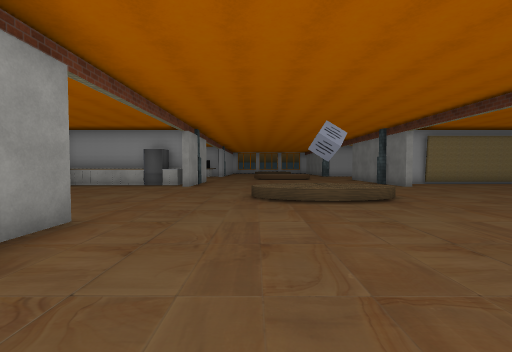
view 1 (above)

24 first-person views from a walk through a 3-D level made in the Unity game engine. The camera is 1.5 m above the floor, tilts 2° down and sees 90° across. The floor is counted in squares, 2 m on a side. Each view is taken from the middle of a square. On the plan, view 1 faces up. The plan holds only what a view shows up to about 9 squares ahead; the rest is blank. The place goes on beyond the plan. Some surface patterns are stand-ins.

view 2
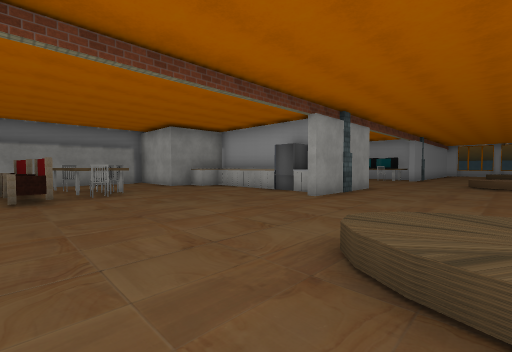

view 3
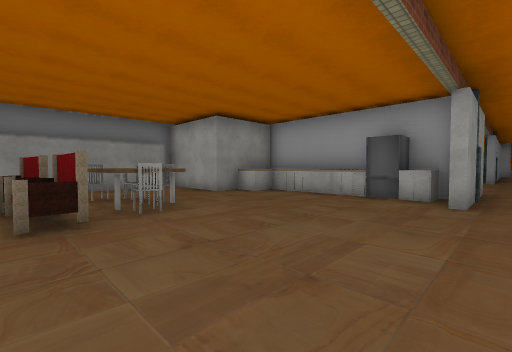

view 4
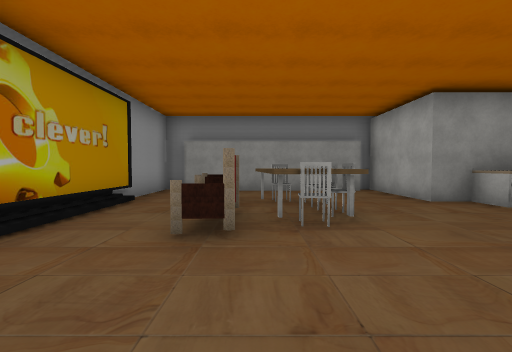

view 5
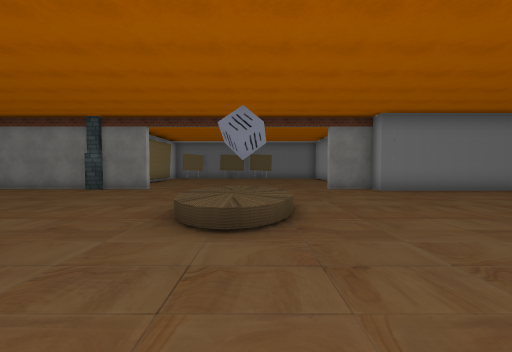

view 6
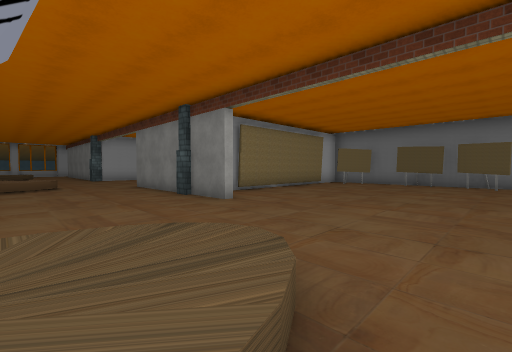

view 7
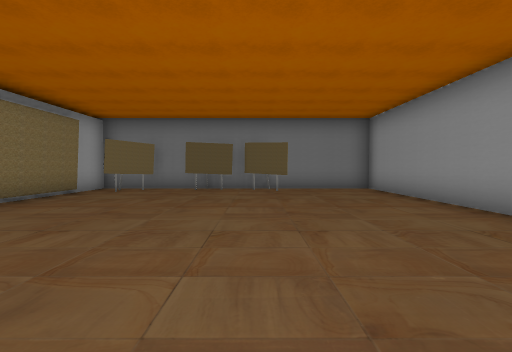

view 8
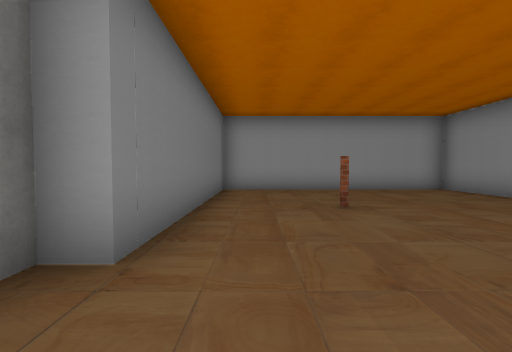

view 9
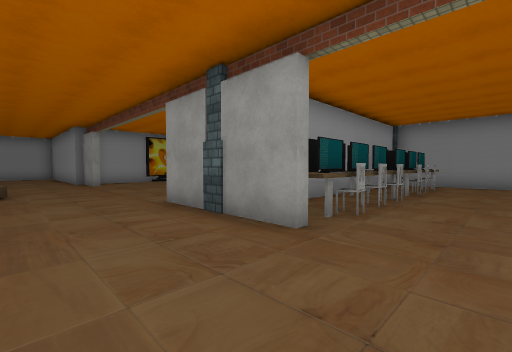

view 10
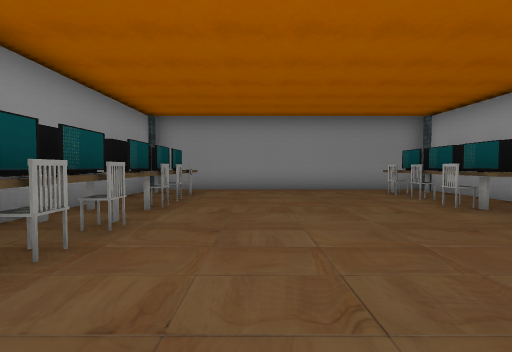

view 11
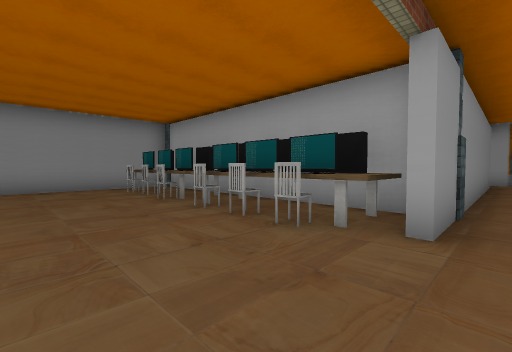

view 12
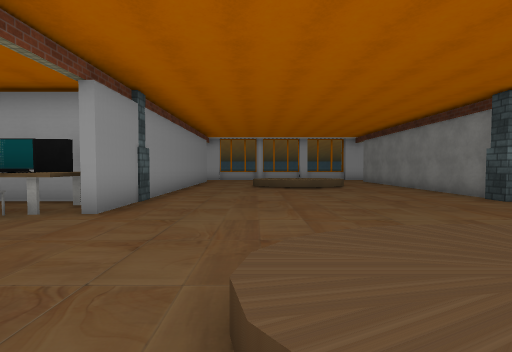

view 13
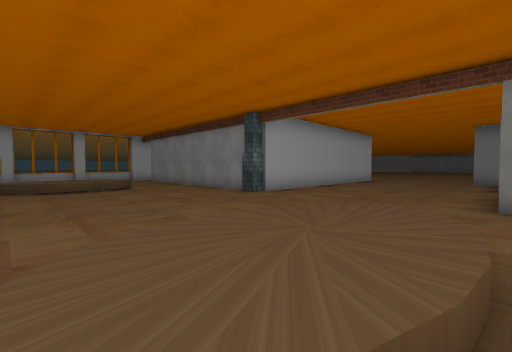

view 14
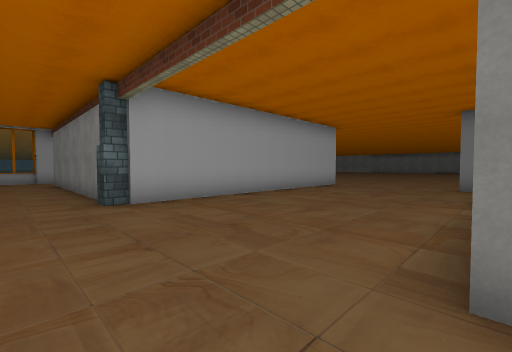

view 15
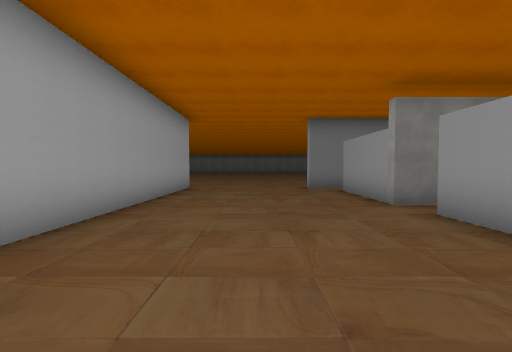

view 16
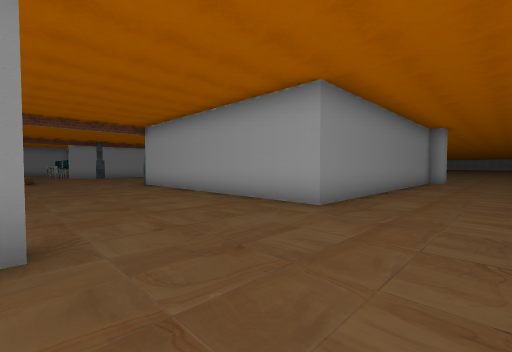

view 17
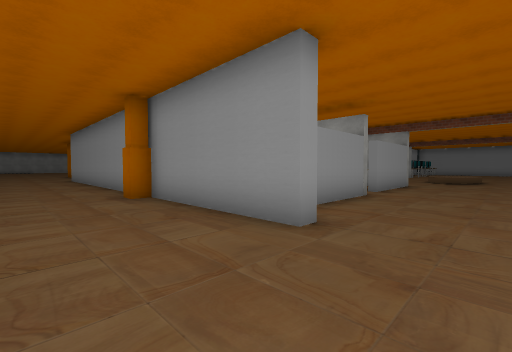

view 18
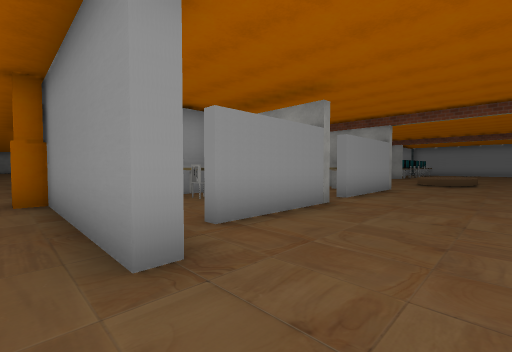

view 19
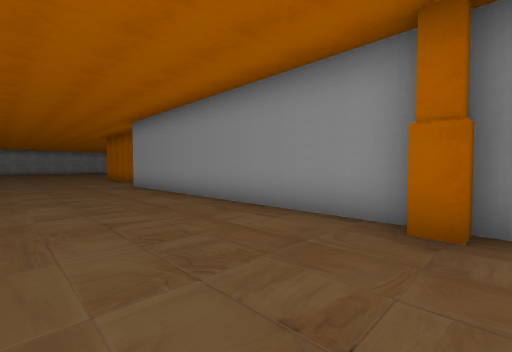

view 20
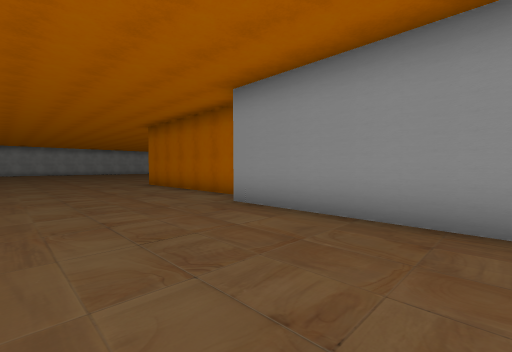

view 21
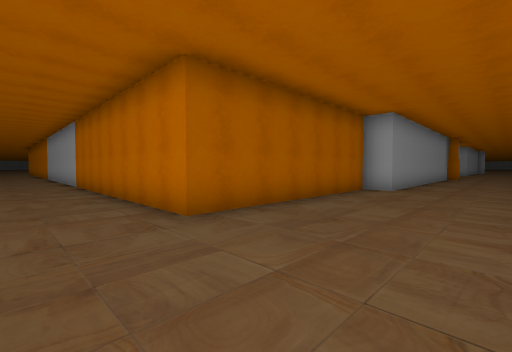

view 22
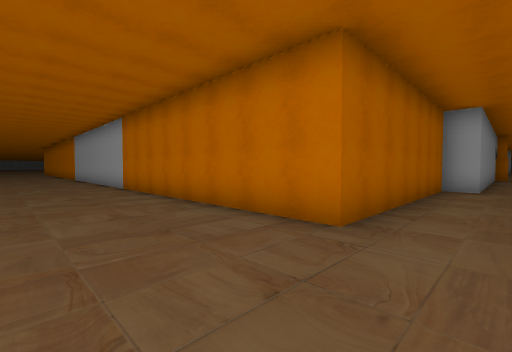

view 23
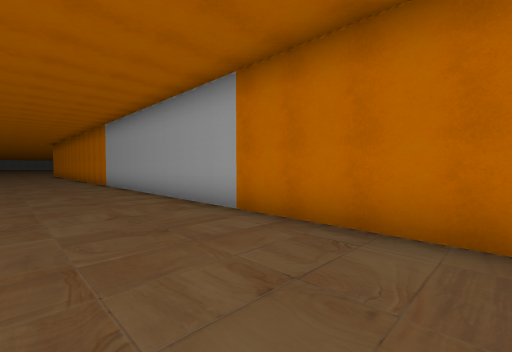

view 24
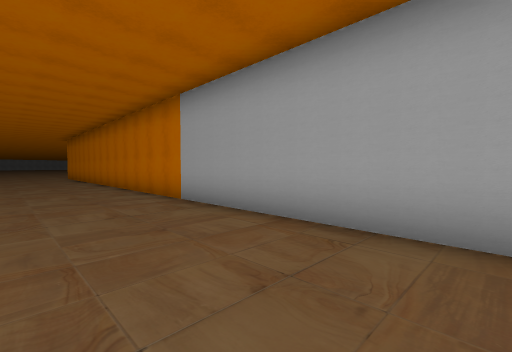

### Floor plan
Key: @ floor where view 1 was taken; # wall or solid block; x gap in a wall; . floor; ^ raised ledge; C counter; F fridge; H chair; T table; S sofa; A TV; P pillar; R orange pillar; O other object.
Columns run from 12 left of view 1 to 18 right of it. Each row starts with its distance up from view 1.
 26          #.  ^^ ..#       #...
 25          #. ^^^^..#       #...
 24          #...^^^..#       #...
 23          #........#       #...
 22          #........#       #...
 21 #O########........P########...
 20 #^^^^^^^^#....................
 19 #^  O^HOO^....................
 18 #.H.H..HH.....................
 17 #............^^...............
 16 #...........^^^^..........#...
 15 #............^^...###x###x#...
 14 #.OHH..HH.........OO. # ..#...
 13 #^   AHOO^........#    OH #...
 12 #####^####........#    O###....
 11  O #OCCCF#........#.#######R...
 10    #C...C#........#......O#....
  9 ####......................#....
  8  #.......................O#....
  7  #..........^^^^..........#....
  6  #.HHHH.....^^^^..........#....
  5  #..TSS..................O#....
  4  #.SSSS...................#....
  3 ##...... #........# ......#....
  2 #######   .......##  ######....
  1            ......#       #.....
  0             @....#       #.....
 -1            ...#..#       #.....
 -2          #.......#       #.....
 -3          #.......#       #.....
 -4          #.......#       #.....
 -5      #####################.....
 -6      ..........................
 -7     ..........................
 -8     ........................

Positions as (right, up) in squares from view 1, and headings:
1: (0, 0), facing up
2: (1, 4), facing up-left
3: (-2, 4), facing up-left
4: (-3, 5), facing left
5: (-3, 6), facing right
6: (2, 5), facing up-right
7: (5, 6), facing right
8: (4, 4), facing down
9: (0, 15), facing down-left
10: (-3, 15), facing left
11: (-2, 16), facing up-left
12: (0, 15), facing up
13: (0, 15), facing up-right
14: (4, 15), facing up-right
15: (5, 18), facing right
16: (17, 16), facing up-left
17: (17, 18), facing down-left
18: (15, 18), facing down-left
19: (18, 12), facing down-left
20: (18, 6), facing down-left
21: (17, -7), facing up-left
22: (15, -8), facing up-left
23: (9, -8), facing up-left
24: (3, -8), facing up-left
